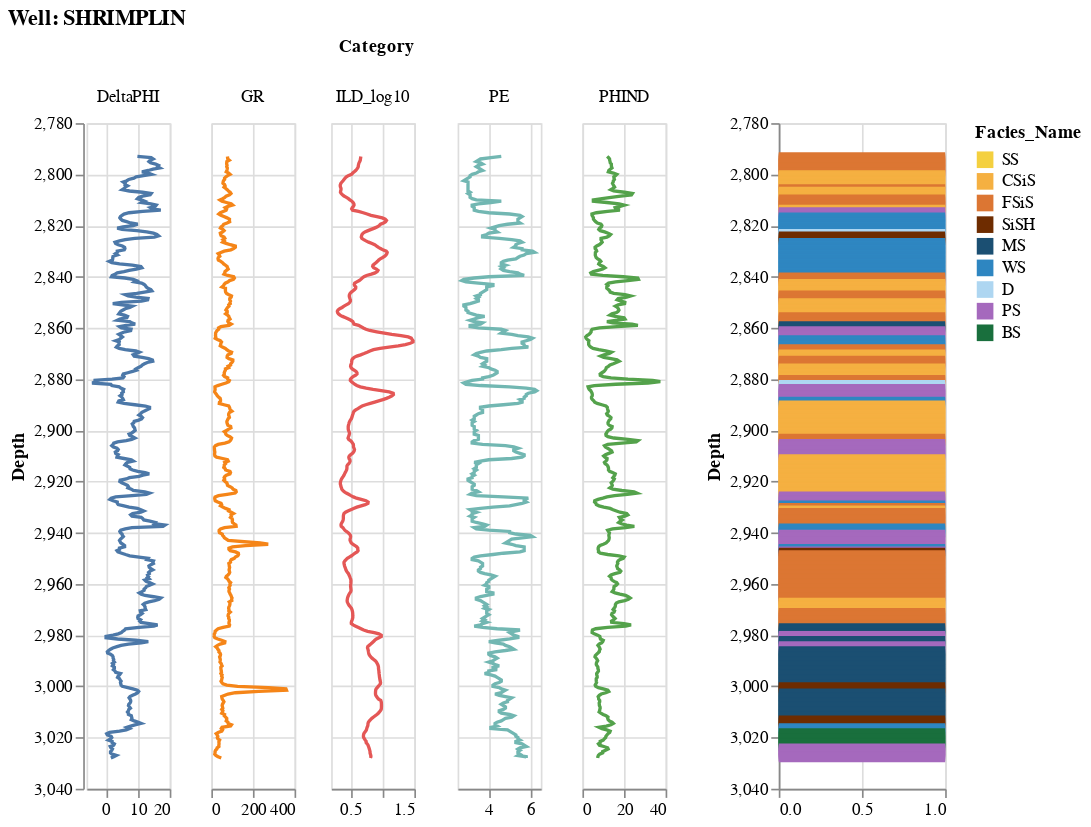

Notebook cell for this chart:
### Code cell
plot_Facies()

### Figure 1 — Vega-Lite specification as saved in the notebook (floating-point values rounded to 4 significant figures; data arrays with more than 128 entries replaced by an {"elided": "..."} marker saying what was removed)
{"config": {"view": {"continuousWidth": 400, "continuousHeight": 300}}, "hconcat": [{"data": {"name": "data-83a2d23d58e072efa9ad0a09f0b501e5"}, "mark": "line", "encoding": {"color": {"type": "nominal", "field": "Category", "legend": null}, "column": {"type": "nominal", "field": "Category"}, "order": {"type": "quantitative", "field": "index"}, "x": {"type": "quantitative", "axis": {"title": null}, "field": "valeur", "scale": {"zero": false}}, "y": {"type": "quantitative", "field": "Depth", "scale": {"reverse": true, "zero": false}}}, "height": 400, "resolve": {"scale": {"x": "independent"}}, "title": "Well: SHRIMPLIN", "transform": [{"filter": "(datum.Category !== 'Facies_Name')"}], "width": 50}, {"data": {"name": "data-cc794c9f05d25e9abeff8aa39c21ee8b"}, "mark": "bar", "encoding": {"color": {"type": "nominal", "field": "Facies_Name", "scale": {"domain": ["SS", "CSiS", "FSiS", "SiSH", "MS", "WS", "D", "PS", "BS"], "range": ["#F4D03F", "#F5B041", "#DC7633", "#6E2C00", "#1B4F72", "#2E86C1", "#AED6F1", "#A569BD", "#196F3D"]}}, "x": {"type": "quantitative", "aggregate": "count", "axis": {"title": null}}, "y": {"type": "quantitative", "field": "Depth", "scale": {"reverse": true}}}, "height": 400, "width": 100}], "resolve": {"scale": {"color": "independent"}}, "$schema": "https://vega.github.io/schema/vega-lite/v4.8.1.json", "datasets": {"data-83a2d23d58e072efa9ad0a09f0b501e5": {"elided": "2820 records"}, "data-cc794c9f05d25e9abeff8aa39c21ee8b": {"elided": "470 records"}}}
